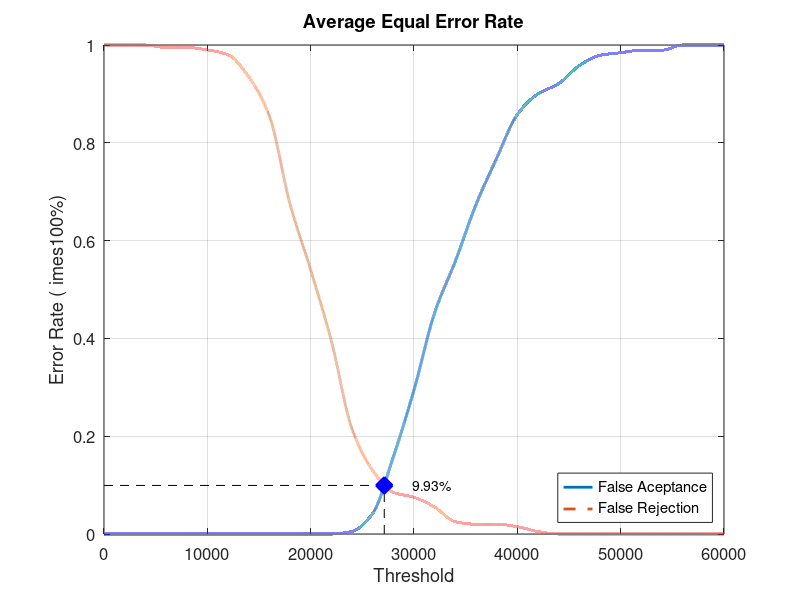
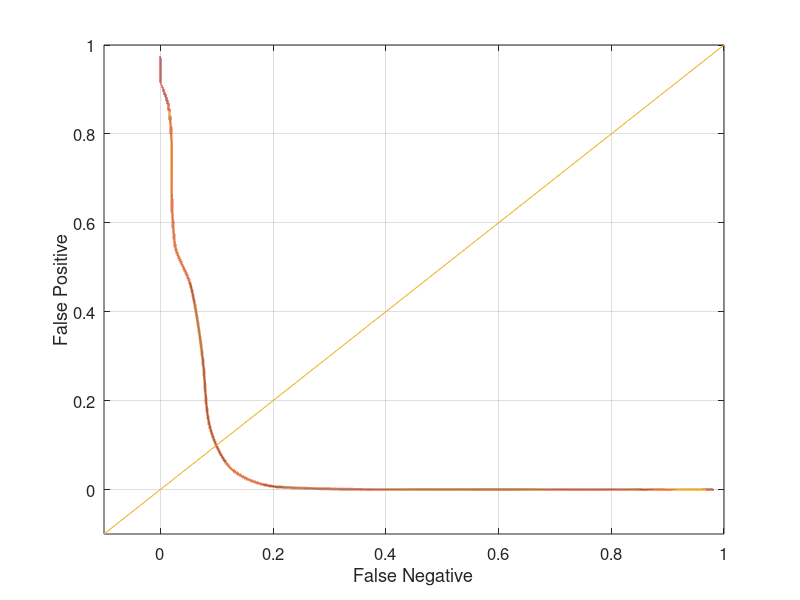

Reproduce these figures in MATLAB, in order.
close all;
clear;
clc;
x = 0:2000:60000;
xq = 0:0.5:60000;

y0 = [0 0 0 0 0 0 0 0 0 0 0 0 0.00526316 0.0421053 0.157895 0.294737 0.452632 0.557895 0.673684 0.768421 0.857895 0.9 0.921053 0.957895 0.978947 0.984211 0.989474 0.989474 1 1 1]
yy0 = interp1(x, y0, xq, 'pchip');
y1 = [1 1 1 0.995 0.995 0.99 0.98 0.935 0.855 0.675 0.54 0.395 0.215 0.13 0.085 0.075 0.055 0.025 0.02 0.02 0.015 0.005 0 0 0 0 0 0 0 0 0]
yy1 = interp1(x, y1, xq, 'pchip');

% Calculating EER: 
y2 = abs(y0 - y1);
find(y2 == min(y2))
yy2 = abs(yy0 - yy1);
xEER = find(yy2 == min(yy2));
xEERIndex = xq(xEER) % X-axis EER
yEER = yy0(xEER) % Y-axis EER

main = figure
plot(xq, yy0,'-','LineWidth', 2);	hold on
plot(xq, yy1,'--','LineWidth', 2);	hold on
plot([xEERIndex xEERIndex], [0 yEER], 'k--');	hold on
plot([0 xEERIndex], [yEER yEER], 'k--');	hold on
plot(xEERIndex, yEER, 'bx', 'LineWidth', 10);	hold on
text(xEERIndex + 10 * xEERIndex / 100, yEER, [num2str(round((10000 * yEER)) / 100) '%'])
legend('False Aceptance', 'False Rejection', 'Location', 'SouthEast')
xlabel('Threshold')
ylabel('Error Rate (	imes100%)')
title('Average Equal Error Rate')
set(gca, 'FontSize', 12)
axis([0 60000 0 1])
grid on

print(main, 'Database1_2Main', '-dpng');
FNRxFPR = figure('Color', [1 1 1]);
plot(yy1, yy0, '-', yy1, yy0, 'LineWidth', 2);
hold on
y = -0.1:0.1:1
plot(y, y); 
set(gca, 'FontSize', 12)
xlabel('False Negative')
ylabel('False Positive')
axis([-0.1 1 -0.1 1])
set(gca, 'FontSize', 12)
grid on

print(FNRxFPR, 'Database1_2FNRxFPR','-dpng');
